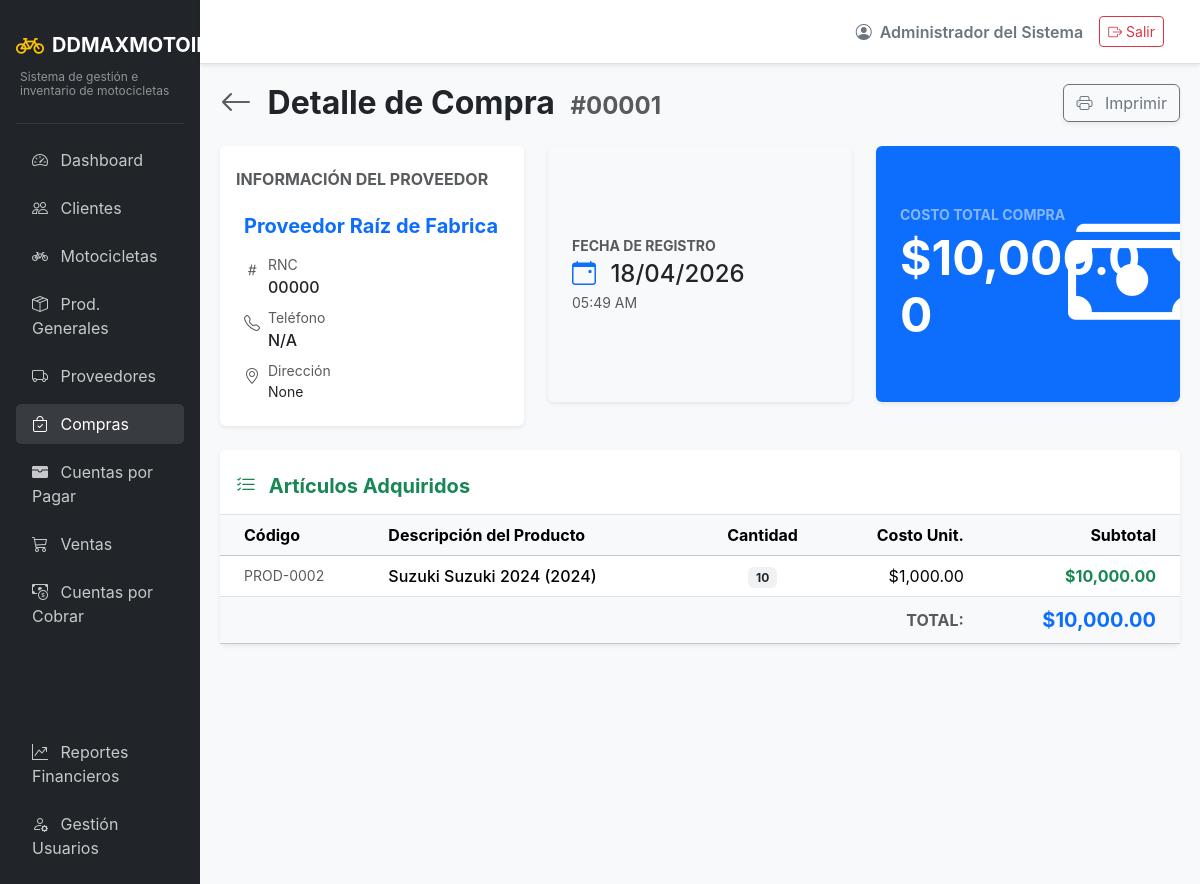
The page /purchases/detail/1 (signed in) on the database its author committed.
### app/models/auth.py (models this page shows, shortened)
class Usuarios(UserMixin, db.Model):
    __tablename__ = 'usuarios'
    id = db.Column(db.Integer, primary_key=True)
    usuario = db.Column(db.String(50), unique=True, nullable=False)
    password_hash = db.Column(db.String(255), nullable=False)
    rol_id = db.Column(db.Integer, db.ForeignKey('roles.id'), nullable=False)
    estado = db.Column(db.String(20), default='activo') # activo/inactivo
    nombre = db.Column(db.String(100), nullable=False)
    created_at = db.Column(db.DateTime, default=datetime.utcnow)
    updated_at = db.Column(db.DateTime, default=datetime.utcnow, onupdate=datetime.utcnow)

### app/models/transactions.py (models this page shows)
class Compras(db.Model):
    __tablename__ = 'compras'
    id = db.Column(db.Integer, primary_key=True)
    proveedor_id = db.Column(db.Integer, db.ForeignKey('proveedores.id'), nullable=False)
    fecha = db.Column(db.DateTime, default=datetime.utcnow)
    tipo = db.Column(db.String(20), nullable=False, server_default='contado') # contado, credito
    costo_total = db.Column(db.Numeric(12, 2), nullable=False)
    pago_inicial = db.Column(db.Numeric(12, 2), default=0)
    metodo_pago = db.Column(db.String(50))
    estado = db.Column(db.String(20), default='pendiente') # pendiente, anulada, pagada, parcial
    created_at = db.Column(db.DateTime, default=datetime.utcnow)
    proveedor = db.relationship('Proveedores', backref='compras')
    detalles = db.relationship('DetalleCompra', backref='compra', lazy=True)

class DetalleCompra(db.Model):
    __tablename__ = 'detalle_compra'
    id = db.Column(db.Integer, primary_key=True)
    compra_id = db.Column(db.Integer, db.ForeignKey('compras.id'), nullable=False)
    producto_id = db.Column(db.Integer, db.ForeignKey('productos.id'), nullable=False)
    cantidad = db.Column(db.Integer, nullable=False)
    costo_unitario = db.Column(db.Numeric(10, 2), nullable=False)
    producto = db.relationship('Productos')

### app/models/entities.py (models this page shows)
class Proveedores(db.Model):
    __tablename__ = 'proveedores'
    id = db.Column(db.Integer, primary_key=True)
    nombre = db.Column(db.String(150), unique=True, nullable=False)
    rnc = db.Column(db.String(50))
    telefono = db.Column(db.String(20))
    direccion = db.Column(db.String(255))
    contacto = db.Column(db.String(100))
    estado = db.Column(db.String(20), default='activo')
    created_at = db.Column(db.DateTime, default=datetime.utcnow)

class Productos(db.Model):
    __tablename__ = 'productos'
    id = db.Column(db.Integer, primary_key=True)
    nombre = db.Column(db.String(150), nullable=False)
    categoria_id = db.Column(db.Integer, db.ForeignKey('categorias_producto.id'), nullable=False)
    precio = db.Column(db.Numeric(10, 2), nullable=False)
    stock = db.Column(db.Integer, default=0)
    estado = db.Column(db.String(20), default='disponible')
    created_at = db.Column(db.DateTime, default=datetime.utcnow)
    motocicleta = db.relationship('Motocicletas', backref='producto', uselist=False)

### app/routes/purchases.py (the view)
@purchases_bp.route('/detail/<int:id>')
def detail_purchase(id):
    compra = db.session.get(Compras, id)
    if not compra:
        flash('Compra no encontrada.', 'danger')
        return redirect(url_for('purchases.list_purchases'))
    return render_template('purchases/detail.html', compra=compra)

### app/models/auth.py (called while the page is built)
@login_manager.user_loader
def load_user(user_id):
    return db.session.get(Usuarios, int(user_id))

### app/templates/purchases/detail.html (shortened to what this page needs)
{% extends "base.html" %}
{% block content %}
<div class="d-flex justify-content-between align-items-center mb-4">
    <h2 class="fw-bold mb-0">
        <a href="{{ url_for('purchases.list_purchases') }}" class="text-decoration-none text-muted me-2"><i class="bi bi-arrow-left"></i></a>
        Detalle de Compra <span class="text-muted ms-2 fs-4">#{{ "{:05d}".format(compra.id) }}</span>
    </h2>
    <div>
        <button class="btn btn-outline-secondary shadow-sm" onclick="window.print()">
            <i class="bi bi-printer me-2"></i> Imprimir
        </button>
    </div>
</div>
<div class="row g-4 mb-4">
    <div class="col-lg-4">
        <div class="card shadow-sm border-0 h-100">
            <div class="card-header bg-white pt-4 pb-0 border-0">
                <h6 class="fw-bold text-muted text-uppercase mb-0">Información del Proveedor</h6>
            </div>
            <div class="card-body p-4">
                <h5 class="fw-bold mb-3 text-primary">{{ compra.proveedor.nombre if compra.proveedor else 'Proveedor Invalido' }}</h5>
                <div class="d-flex mb-2">
                    <i class="bi bi-hash text-muted me-2 mt-1"></i>
                    <div>
                        <div class="small text-muted">RNC</div>
                        <div class="fw-medium">{{ compra.proveedor.rnc if compra.proveedor else 'N/A' }}</div>
                    </div>
                </div>
                <div class="d-flex mb-2">
                    <i class="bi bi-telephone text-muted me-2 mt-1"></i>
                    <div>
                        <div class="small text-muted">Teléfono</div>
                        <div class="fw-medium">{{ compra.proveedor.telefono if compra.proveedor else 'N/A' }}</div>
                    </div>
                </div>
                <div class="d-flex">
                    <i class="bi bi-geo-alt text-muted me-2 mt-1"></i>
                    <div>
                        <div class="small text-muted">Dirección</div>
                        <div class="small">{{ compra.proveedor.direccion if compra.proveedor else 'N/A' }}</div>
                    </div>
                </div>
            </div>
        </div>
    </div>
    <div class="col-lg-8">
        <div class="row g-4 h-100">
            <div class="col-md-6">
                <div class="card shadow-sm border-0 h-100 bg-light">
                    <div class="card-body p-4 d-flex flex-column justify-content-center">
                        <span class="text-muted small text-uppercase fw-bold mb-1">Fecha de Registro</span>
                        <h4 class="mb-0 fw-medium"><i class="bi bi-calendar-event me-2 text-primary"></i> {{ compra.fecha.strftime('%d/%m/%Y') }}</h4>
                        <span class="text-muted small mt-1">{{ compra.fecha.strftime('%H:%M %p') }}</span>
                    </div>
                </div>
            </div>
            <div class="col-md-6">
                <div class="card shadow-sm border-0 h-100 bg-primary text-white position-relative overflow-hidden">
                    <i class="bi bi-cash-stack position-absolute translate-middle-y text-white opacity-10" style="font-size: 8rem; right: -1rem; top: 50%;"></i>
                    <div class="card-body p-4 d-flex flex-column justify-content-center position-relative z-1">
                        <span class="text-white-50 small text-uppercase fw-bold mb-1">Costo Total Compra</span>
                        <h2 class="display-5 fw-bold mb-0">${{ "{:,.2f}".format(compra.costo_total) }}</h2>
                    </div>
                </div>
            </div>
        </div>
    </div>
</div>
<div class="card shadow-sm border-0">
    <div class="card-header bg-white pt-4 pb-3 border-bottom">
        <h5 class="fw-bold text-success mb-0"><i class="bi bi-list-check me-2"></i> Artículos Adquiridos</h5>
    </div>
    <div class="card-body p-0">
        <div class="table-responsive">
            <table class="table align-middle mb-0">
                <thead class="table-light">
                    <tr>
                        <th class="ps-4">Código</th>
                        <th>Descripción del Producto</th>
                        <th class="text-center">Cantidad</th>
                        <th class="text-end">Costo Unit.</th>
                        <th class="text-end pe-4">Subtotal</th>
                    </tr>
                </thead>
                <tbody>
                    {% for item in compra.detalles %}
                    <tr>
                        <td class="ps-4 text-muted small">
                            PROD-{{ "{:04d}".format(item.producto_id) }}
                        </td>
                        <td>
                            <div class="fw-medium">{{ item.producto.nombre if item.producto else 'Producto Desconocido' }}</div>
                        </td>
                        <td class="text-center">
                            <span class="badge bg-secondary bg-opacity-10 text-dark px-2 rounded">{{ item.cantidad }}</span>
                        </td>
                        <td class="text-end">
                            ${{ "{:,.2f}".format(item.costo_unitario) }}
                        </td>
                        <td class="text-end pe-4 fw-bold text-success">
                            ${{ "{:,.2f}".format(item.cantidad * item.costo_unitario) }}
                        </td>
                    </tr>
                    {% endfor %}
                </tbody>
                <tfoot class="table-light">
                    <tr>
                        <td colspan="3"></td>
                        <td class="text-end fw-bold text-muted">TOTAL:</td>
                        <td class="text-end pe-4 fw-bold fs-5 text-primary">
                            ${{ "{:,.2f}".format(compra.costo_total) }}
                        </td>
                    </tr>
                </tfoot>
            </table>
        </div>
    </div>
</div>
{% endblock %}

### app/templates/base.html (shortened to what this page needs)
<!DOCTYPE html>
<html lang="es">
<head>
    <link href="https://cdn.jsdelivr.net/npm/bootstrap@5.3.2/dist/css/bootstrap.min.css" rel="stylesheet">
    <link href="https://cdn.jsdelivr.net/npm/bootstrap-icons@1.11.1/font/bootstrap-icons.css" rel="stylesheet">
</head>
<body>
    <div class="container-fluid p-0">
        <div class="row g-0">
            <div class="col-md-2 sidebar d-none d-md-block p-3">
                <a href="{{ url_for('main.dashboard') }}" class="text-decoration-none d-flex flex-column mb-4 mt-2">
                    <div class="d-flex align-items-center">
                        <i class="bi bi-bicycle fs-3 text-warning me-2"></i>
                        <span class="fs-5 text-white fw-bold">DDMAXMOTOIMPORT</span>
                    </div>
                    <div class="text-white-50 mt-1 ps-1" style="font-size: 0.75rem; line-height: 1.2;">Sistema de gestión e inventario de motocicletas</div>
                </a>
                <hr class="text-secondary">
                <ul class="nav flex-column gap-2">
                    <li class="nav-item">
                        <a class="nav-link {% if request.endpoint and request.endpoint.startswith('main.') %}active{% endif %}" href="{{ url_for('main.dashboard') }}">
                            <i class="bi bi-speedometer2 me-2"></i> Dashboard
                        </a>
                    </li>
                    <li class="nav-item">
                        <a class="nav-link {% if request.endpoint and request.endpoint.startswith('clients.') %}active{% endif %}" href="{{ url_for('clients.list_clients') }}">
                            <i class="bi bi-people me-2"></i> Clientes
                        </a>
                    </li>
                    <li class="nav-item">
                        <a class="nav-link {% if request.endpoint and request.endpoint.startswith('inventory.') and 'product' not in request.endpoint %}active{% endif %}" href="{{ url_for('inventory.list_motorcycles') }}">
                            <i class="bi bi-bicycle me-2"></i> Motocicletas
                        </a>
                    </li>
                    <li class="nav-item">
                        <a class="nav-link {% if request.endpoint and request.endpoint.startswith('inventory.') and 'product' in request.endpoint %}active{% endif %}" href="{{ url_for('inventory.list_products') }}">
                            <i class="bi bi-box-seam me-2"></i> Prod. Generales
                        </a>
                    </li>
                    <li class="nav-item">
                        <a class="nav-link {% if request.endpoint and request.endpoint.startswith('suppliers.') %}active{% endif %}" href="{{ url_for('suppliers.list_suppliers') }}">
                            <i class="bi bi-truck me-2"></i> Proveedores
                        </a>
                    </li>
                    <li class="nav-item">
                        <a class="nav-link {% if request.endpoint and request.endpoint.startswith('purchases.') %}active{% endif %}" href="{{ url_for('purchases.list_purchases') }}">
                            <i class="bi bi-bag-check me-2"></i> Compras
                        </a>
                    </li>
                    <li class="nav-item">
                        <a class="nav-link {% if request.endpoint and request.endpoint.startswith('payables.') %}active{% endif %}" href="{{ url_for('payables.list_accounts') }}">
                            <i class="bi bi-wallet-fill me-2"></i> Cuentas por Pagar
                        </a>
                    </li>
                    <li class="nav-item">
                        <a class="nav-link {% if request.endpoint and request.endpoint.startswith('sales.') %}active{% endif %}" href="{{ url_for('sales.list_sales') }}">
                            <i class="bi bi-cart3 me-2"></i> Ventas
                        </a>
                    </li>
                    <li class="nav-item">
                        <a class="nav-link {% if request.endpoint and request.endpoint.startswith('accounts.') %}active{% endif %}" href="{{ url_for('accounts.list_accounts') }}">
                            <i class="bi bi-cash-coin me-2"></i> Cuentas por Cobrar
                        </a>
                    </li>
                    {% if current_user.is_authenticated and current_user.rol.nombre|upper in ['ADMIN', 'ADMINISTRADOR'] %}
                    <li class="nav-item mt-3">
                        <span class="nav-link text-uppercase small fw-bold text-muted" style="letter-spacing: 1px;">Operaciones Admin</span>
                    </li>
                    <li class="nav-item">
                        <a class="nav-link {% if request.endpoint and request.endpoint.startswith('reports.') %}active{% endif %}" href="{{ url_for('reports.sales_report') }}">
                            <i class="bi bi-graph-up-arrow me-2"></i> Reportes Financieros
                        </a>
                    </li>
                    <li class="nav-item">
                        <a class="nav-link" href="#" onclick="alert('Módulo de usuarios en desarrollo'); return false;">
                            <i class="bi bi-person-gear me-2"></i> Gestión Usuarios
                        </a>
                    </li>
                    {% endif %}
                </ul>
            </div>
            <div class="col-md-10 d-flex flex-column vh-100">
                <nav class="navbar navbar-expand-lg navbar-light bg-white border-bottom shadow-sm px-4 py-3">
                    <div class="container-fluid">
                        <div class="ms-auto d-flex align-items-center">
                            <span class="me-3 fw-semibold text-secondary">
                                <i class="bi bi-person-circle me-1"></i> {{ current_user.nombre }}
                            </span>
                            <a href="{{ url_for('auth.logout') }}" class="btn btn-outline-danger btn-sm">
                                <i class="bi bi-box-arrow-right"></i> Salir
                            </a>
                        </div>
                    </div>
                </nav>
                <main class="content-area flex-grow-1 overflow-auto">
                    {% block content %}{% endblock %}
                </main>
            </div>
        </div>
    </div>
</body>
</html>

### app/templates/base.html (style rules this page uses)
body { background-color: #f8f9fa; font-family: 'Inter', sans-serif; }
.sidebar { background-color: #212529; min-height: 100vh; color: #fff; }
.sidebar .nav-link { color: rgba(255,255,255,.75); transition: 0.3s; }
.sidebar .nav-link:hover, .sidebar .nav-link.active { color: #fff; background: rgba(255,255,255,.1); border-radius: 5px; }
.content-area { padding: 20px; }

### rows shown on the page
Usuarios: nombre "Administrador del Sistema"
Compras: id "00001", fecha "18/04/2026", fecha "05:49 AM", costo_total "10,000.00"
Proveedores: proveedor "Proveedor Raíz de Fabrica", proveedor "00000", proveedor "N/A", proveedor "None"
DetalleCompra: producto_id "0002", producto "Suzuki Suzuki 2024 (2024)", cantidad "10", costo_unitario "1,000.00", item.cantidad*item.costo_unitario "10,000.00"
